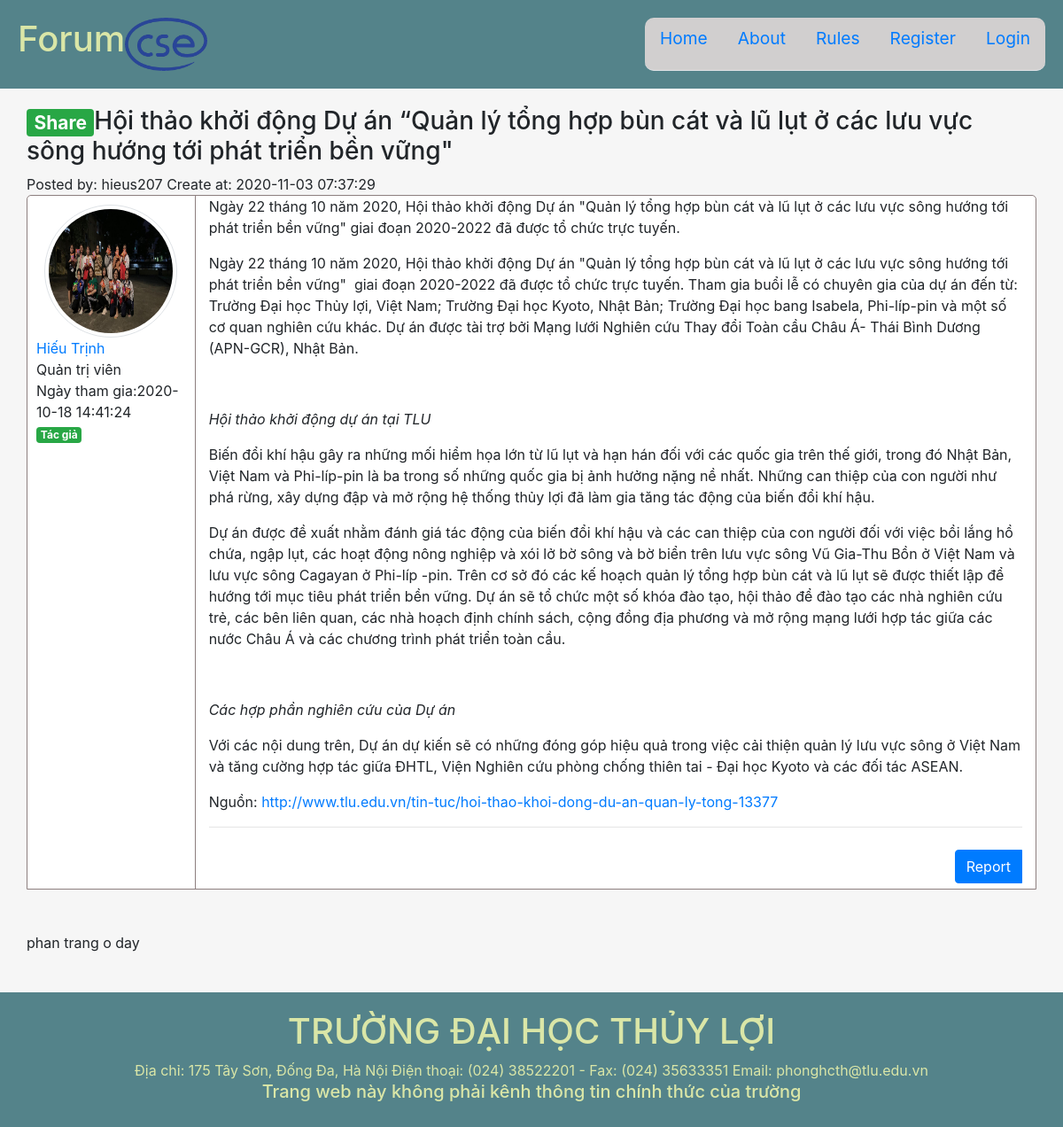
Screenshot of /Forum/index.php?controller=posts&action=index&p_id=89 with the database file from the repository.
### tables this page shows
CREATE TABLE `posts` (
  `post_id` int(11) NOT NULL,
  `title` varchar(255) NOT NULL,
  `create_at` timestamp NOT NULL DEFAULT current_timestamp(),
  `edit_at` timestamp NULL DEFAULT NULL,
  `body` text NOT NULL,
  `tags` varchar(255) DEFAULT NULL,
  `status` tinyint(4) NOT NULL DEFAULT 1,
  `user_id` int(11) NOT NULL,
  `topic_id` int(11) NOT NULL,
  `mitopic_id` int(11) DEFAULT NULL
);

CREATE TABLE `users` (
  `user_id` int(11) NOT NULL,
  `username` varchar(60) NOT NULL,
  `fullname` varchar(60) NOT NULL,
  `email` varchar(255) NOT NULL,
  `avt` varchar(255) NOT NULL DEFAULT 'none.jpg',
  `password` varchar(255) NOT NULL,
  `code` varchar(255) DEFAULT NULL,
  `create_at` timestamp NOT NULL DEFAULT current_timestamp(),
  `admin` tinyint(4) NOT NULL DEFAULT 0,
  `status` tinyint(4) NOT NULL DEFAULT 0
);

### Forum/index.php (called while the page is built, shortened)
<?php
$action = isset($_GET['action']) ? $_GET['action'] : 'index';
$object = new $controller;
$object->$action();
?>

### Forum/models/model.php (called while the page is built, shortened)
<?php
    require_once("path.php");
    function openConnect(){
        $conn=mysqli_connect(HOST,USER,PASS,DB);
        return $conn;
    }
?>

### Forum/models/PostModel.php (called while the page is built, shortened)
<?php
    require_once("model.php");
    class PostModel{
        public $connection;
        function PostModel($title="",$body="",$tags="",$user_id="",$topic_id="",$mitopic_id="",$edit_at=""){
            $this->connection=openConnect();
        }
        function getOne($id){
            $sql="SELECT * FROM ". self::TABLE . " WHERE post_id='$id' LIMIT 1";
            $rs=mysqli_query($this->connection,$sql);
            $result=mysqli_fetch_assoc($rs);
            return $result;
        }
    }
?>

### Forum/models/UserModel.php (called while the page is built, shortened)
<?php
    require_once("model.php");
    class UserModel{
        public $connection;
        function UserModel($username='',$fullname='',$email='',$password='',$avt='',$admin='',$status=''){
            $this->connection=openConnect();
        }
        function getOne($id){
            $sql="SELECT * FROM ". self::TABLE . " WHERE user_id='$id' LIMIT 1";
            $rs=mysqli_query($this->connection,$sql);
            $result=mysqli_fetch_assoc($rs);
            return $result;
        }
    }
?>

### Forum/path.php (called while the page is built, shortened)
<?php
    $BASE_URL="http://localhost:8080/Forum";
    $URL="http://localhost:8080/Forum/index.php?controller="
?>

### Forum/views/posts/post.php (the view, shortened to what this page needs)
<?php include_once("path.php");
global $ROOT_PATH;
global $URL; ?>
<?php include($ROOT_PATH."/includes/headerp1.php");?>
<?php include($ROOT_PATH."/includes/headerp2.php");?>
    <div class="page-wrapper">
        <div class="main-page container">
            <div class="row">
                <div class="main-content col-md-12">
                    <div class="post-title">
                        <?php $data = explode(' ', $post['tags']);?>
                        <h3><?php if(count($data)>1):?><span class="<?php echo $data[0].' '.$data[1];?>"><?php echo $data[2];?></span><?php endif; echo $post['title']?></h3>
                        <div class="post-info">
                            <span>Posted by: <?php echo $user['username']?></span>
                            <span>Create at: <?php echo $post['create_at']?></span>
                        </div>
                    </div>
                    <div class="post-layout container">
                        <div class="row post">
                            <div class="cell-user col-md-2">
                                <img src="<?php echo $BASE_URL.'/assets/images/avt/'.$user['avt'];?>" alt="" class="img-thumbnail avatar rounded-circle mx-auto d-block" >
                                <div class="user-info">
                                    <div class="user-name"><a href="<?php echo $URL;?>users&action=index&u_id=<?php echo $user['user_id'];?>"><?php echo $user['fullname'];?></a></div>
                                    <div class="role"><?php $role=$user['admin']==1?"Quản trị viên":"Thành viên"; echo $role;?></div>
                                    <div class="created-at">Ngày tham gia:<?php echo $user['create_at'];?></div>
                                    <span class="badge badge-success">Tác giả</span>
                                </div>
                            </div>
                            <div class="post-content col-md-10">
                                <div class="post-body">
                                    <?php echo html_entity_decode($post['body'])?>
                                </div>
                                <footer class="footer-post">
                                    <hr>
                                    <div class="grb-post btn-group" role="group" aria-label="">
                                        <button type="button" class="btn btn-primary" data-toggle="modal" data-target="#modelId">
                                        Report
                                        </button>
                                    </div>
                                </footer>
                            </div>
                        </div>
                    </div>
                    <br>
                    <br>
                    phan trang o day
                    <br>
                    <br>
                </div>
            </div>
        </div>
    </div>
<?php include($ROOT_PATH."/includes/footer.php");?>

### Forum/assets/css/style.css (style rules this page uses)
html,body { padding:0; margin:0; height: 100%; background:#f6f6f6; }
* { box-sizing: border-box; }
.page-wrapper { min-height: calc(100% - 292px); }
.main-page { margin-top: 20px; width: 100%; }
.main-content { padding:0px; }
.post-content { width: 100%; }
.footer-post { height: 70px; position: relative; }
.grb-post { position: absolute; right: 0px; bottom: 6px; }
.comment-body,.post-body { min-height: 185px; }
.avatar { width: 150px; height: 150px; }
.post { border-top-left-radius: 5px; border-top-right-radius: 5px; background-color: white; border-left: 0.2px solid rgb(141, 127, 127); border-right: 0.2px solid rgb(141, 127, 127); border-top: 0.2px solid rgb(141, 127, 127); border-bottom: 0.2px solid rgb(141, 127, 127); }
.cell-user { border-right: 0.2px solid rgb(141, 127, 127); padding: 10px; }

### rows the page displays
posts: tags "Share", title "Hội thảo khởi động Dự án “Quản lý tổng hợp bùn cát và lũ lụt ở các lưu vực sông hướng tới phát triển bền vững\"", create_at "2020-11-03 07:37:29", body "Ngày 22 tháng 10 năm 2020, Hội thảo khởi động Dự án \"Quản lý tổng hợp bùn cát và lũ lụt ở các lưu vực sông hướng tới phát triển bền vững\" giai đoạn 2020-2022 đã được tổ chức trực tuyến. Ngày 22 tháng 10 năm 2020, Hội thảo khởi động Dự án \"Quản lý tổng hợp bùn cát và lũ lụt ở các lưu vực sông hướng tới phát triển bền vững\" giai đoạn 2020-2022 đã được tổ chức trực tuyến. Tham gia buổi lễ có chuyên gia của dự án đến từ: Trường Đại học Thủy lợi, Việt Nam; Trường Đại học Kyoto, Nhật Bản; Trường Đại học bang Isabela, Phi-líp-pin và một số cơ quan nghiên cứu khác. Dự án được tài trợ bởi Mạng lưới Nghiên cứu Thay đổi Toàn cầu Châu Á- Thái Bình Dương (APN-GCR), Nhật Bản. Hội thảo khởi động dự án tại…"
users: username "hieus207", avt (picture), fullname "Hiếu Trịnh", admin "Quản trị viên", create_at "2020-10-18 14:41:24"
